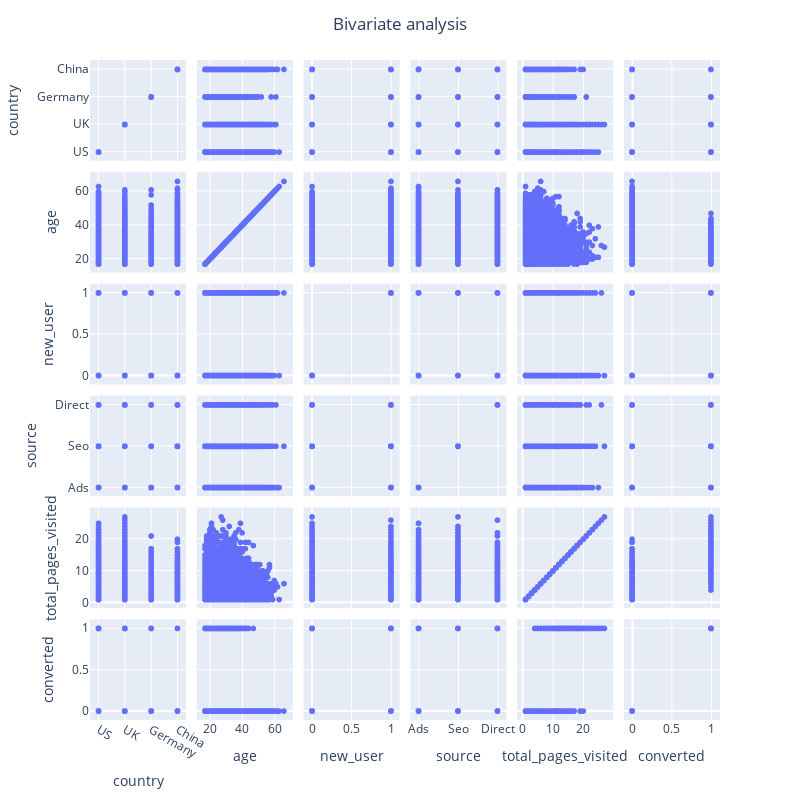

Source (notebook cell):
### Code cell
# Visualize pairwise dependencies before taking out outliers
fig = px.scatter_matrix(data_sample)
fig.update_layout(
        title = go.layout.Title(text = "Bivariate analysis", x = 0.5), showlegend = False, 
            autosize=False, height=800, width = 800)
fig.show()

### Figure 1 — Plotly figure (JSON) as saved in the notebook; plotly's stock layout.template omitted (floating-point values rounded to 4 significant figures; data arrays with more than 128 entries replaced by an {"elided": "..."} marker saying what was removed)
{"data": [{"dimensions": [{"axis": {"matches": true}, "label": "country", "values": {"elided": "10000 str values"}}, {"axis": {"matches": true}, "label": "age", "values": {"elided": "10000 int values"}}, {"axis": {"matches": true}, "label": "new_user", "values": {"elided": "10000 int values"}}, {"axis": {"matches": true}, "label": "source", "values": {"elided": "10000 str values"}}, {"axis": {"matches": true}, "label": "total_pages_visited", "values": {"elided": "10000 int values"}}, {"axis": {"matches": true}, "label": "converted", "values": {"elided": "10000 int values"}}], "hovertemplate": "%{xaxis.title.text}=%{x}<br>%{yaxis.title.text}=%{y}<extra></extra>", "legendgroup": "", "marker": {"color": "#636efa", "symbol": "circle"}, "name": "", "showlegend": false, "type": "splom"}], "layout": {"autosize": false, "dragmode": "select", "height": 800, "legend": {"tracegroupgap": 0}, "margin": {"t": 60}, "showlegend": false, "title": {"text": "Bivariate analysis", "x": 0.5}, "width": 800}}
